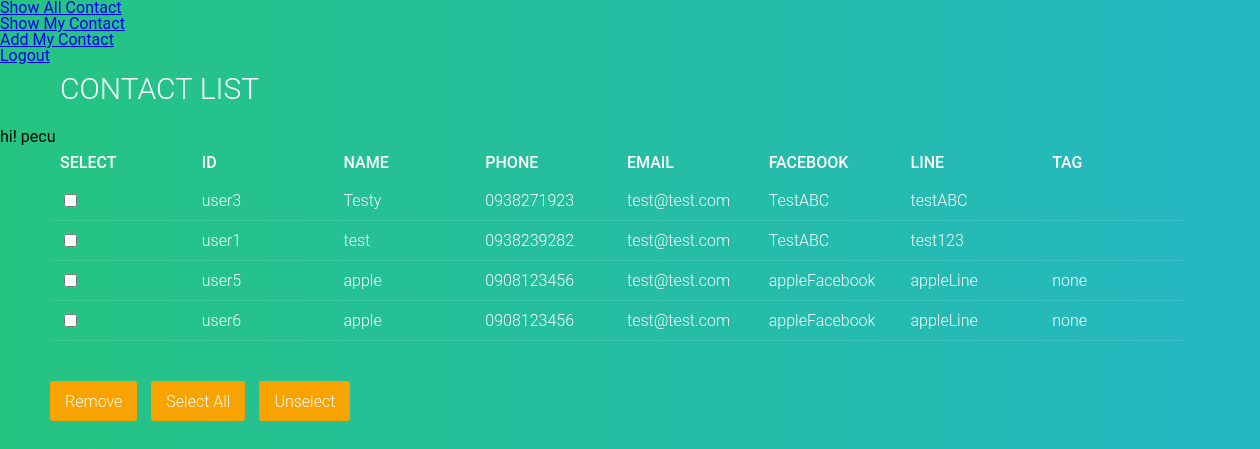
Page /showMyData.php (signed in) on the committed database.
### tables this page shows
CREATE TABLE `mylist` (
  `listID` int(11) NOT NULL,
  `userID` int(11) NOT NULL,
  `contactID` varchar(32) NOT NULL
);

CREATE TABLE `contacts` (
  `id` varchar(32) NOT NULL,
  `name` varchar(32) NOT NULL,
  `phone` varchar(32) NOT NULL,
  `email` varchar(32) NOT NULL,
  `facebook` varchar(32) NOT NULL,
  `line` varchar(32) NOT NULL,
  `tag` varchar(32) NOT NULL
);

### showMyData.php (the view, shortened to what this page needs)
<html>
	<link rel="stylesheet" href="css/reset.css">
    <link rel="stylesheet" href="css/style.css">
<head>
</head>
<body>
<?php include('menu.php'); ?>
<form action="AdminMyData.php" method="post">
<table>
<h1>Contact List</h1>
<tr>
	<th> Select </th>
	<th> ID </th>
	<th> Name </th>
	<th> Phone </th>
	<th> Email </th>
	<th> Facebook </th>
	<th> Line </th>
	<th> Tag </th>
</tr>
<?php
include('linkdb.php');
$getIDSQL = "SELECT DISTINCT * FROM `mylist` LEFT JOIN `user` ON `mylist`.`userID` = `user`.`pri` LEFT JOIN `contacts` ON `mylist`.`contactID` = `contacts`.`id` WHERE `mylist`.`userID` =" . $_SESSION["pri"];
$result = mysql_query($getIDSQL);
while( $row = mysql_fetch_assoc($result) )
{
	echo "<tr>";
	echo "<td><input type=\"checkbox\" name=\"user[]\" value=\"" . $row["id"] . "\"/></td>";
	echo "<td>" . $row["id"] . "</td>";
	echo "<td>" . $row["name"] . "</td>";
	echo "<td>" . $row["phone"] . "</td>";
	echo "<td>" . $row["email"] . "</td>";
	echo "<td>" . $row["facebook"] . "</td>";
	echo "<td>" . $row["line"] . "</td>";
	echo "<td>" . $row["tag"] . "</td>";
}
?>
</table>
<button type="submit" name="Remove" value="0">Remove</button>
<button type="button" id="delall" value="Select All" onClick="do_this_all()" />Select All</button>
<button type="button" id="undelall" value="Unselect" onClick="undo_this_all()" />Unselect</button>
</form>
</body>
</html>

### menu.php
<div>
	<ul>
		<li>
			<a href="showAllData.php">Show All Contact</a>
		</li>
		<li>
			<a href="showMyData.php">Show My Contact</a>
		</li>
		<li>
			<a href="addcontactFront.php">Add My Contact</a>
		</li>
		<li>
			<a href="logout.php">Logout</a>
		</li>
	</ul>
</div>

### linkdb.php (shortened to what this page needs)
<?php
	$username = $_SESSION["username"];
	$pri = $_SESSION["pri"];
	$setSQL = "SELECT COUNT(*) FROM `user` WHERE `pri` = " . 	$pri;
	$result = mysql_query($setSQL);
	$countresult = mysql_fetch_assoc($result);
	$count = $countresult["COUNT(*)"];
	if( $count != 1 )
	{
		$url = "loginFront.php";
		echo "<script type='text/javascript'>";
		echo "window.location.href='$url'";
		echo "</script>";
	}
	else
	{
		echo "hi! ". $username . "<br>";
	}
?>

### css/style.css (style rules this page uses)
h1 { font-size: 30px; color: #fff; left: 500px; text-transform: uppercase; font-weight: 300; margin-bottom: 15px; padding: 10px; position: relative; left: 50px; }
table { width:90%; table-layout: fixed; position: relative; left: 50px; }
th { padding: 10px 10px; text-align: left; font-weight: 500; font-size: 16px; color: #fff; text-transform: uppercase; }
td { padding: 10px; text-align: left; vertical-align:middle; font-weight: 300; font-size: 16px; color: #fff; border-bottom: solid 1px rgba(255,255,255,0.1); }
body { background: -webkit-linear-gradient(left, #25c481, #25b7c4); background: linear-gradient(to right, #25c481, #25b7c4); font-family: 'Roboto', sans-serif; }
button { background-color: #F9A300; border: none; height: 40px; padding: 5px 15px; font-family: 'Roboto', sans-serif; color: #ffffff; font-size: 16px; font-weight: 300; margin-top: 40px; margin-right: 10px; position: relative; left: 50px; border-radius: 3px; }

### rows in the picture
mylist: contactID "user3", contactID.name "Testy", contactID.phone "0938271923", contactID.email "test@test.com", contactID.facebook "TestABC", contactID.line "testABC"
mylist: contactID "user1", contactID.name "test", contactID.phone "0938239282", contactID.email "test@test.com", contactID.facebook "TestABC", contactID.line "test123"
mylist: contactID "user5", contactID.name "apple", contactID.phone "0908123456", contactID.email "test@test.com", contactID.facebook "appleFacebook", contactID.line "appleLine", contactID.tag "none"
mylist: contactID "user6", contactID.name "apple", contactID.phone "0908123456", contactID.email "test@test.com", contactID.facebook "appleFacebook", contactID.line "appleLine", contactID.tag "none"
